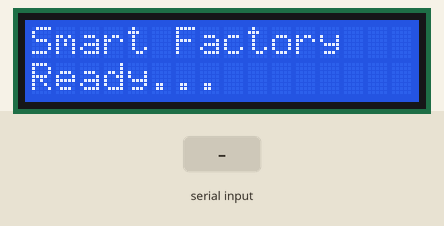
Recording of a sketch running on a simulated Arduino Uno, built with avr-gcc and run on an emulated ATmega328P. On the bench: 16×2 character LCD. The test bench sets the inputs (shaded band). What the sketch prints to the serial monitor is not drawn.

Above: at 1.6 s.
1.7 s: "time\n" received over Serial
At 2.5 s:
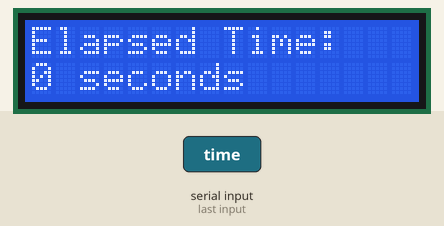
At 3.2 s:
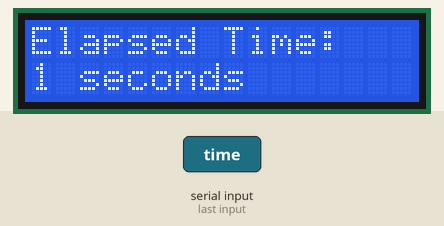
Timing chart, 0 to 4.7 s (numbered marks = the images above; inputs shaded):
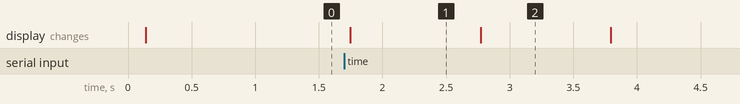

The sketch:

03_lcd1602_i2c.ino
```cpp
/*
 * ========================================
 * LCD1602 I2C 제어 예제
 * ========================================
 *
 * 기능:
 * - 16x2 LCD에 텍스트 표시
 * - I2C 통신으로 간단한 배선
 * - Serial 명령으로 텍스트 변경
 * - 실시간 시간 표시 (초 단위)
 *
 * 하드웨어:
 * - LCD1602 I2C 모듈
 * - 4핀 연결: VCC, GND, SDA, SCL
 *
 * 작성일: 2026-01-30
 */

#include <Wire.h>
#include <LiquidCrystal_I2C.h>

// ========================================
// I2C 주소 정의
// ========================================
// 일반적인 I2C 주소: 0x27 또는 0x3F
// 주소를 모르면 I2C 스캐너로 확인 필요
#define LCD_ADDRESS  0x27

// ========================================
// LCD 크기 정의
// ========================================
#define LCD_COLS  16    // 열 (가로)
#define LCD_ROWS  2     // 행 (세로)

// ========================================
// 전역 변수
// ========================================
LiquidCrystal_I2C lcd(LCD_ADDRESS, LCD_COLS, LCD_ROWS);

unsigned long previousMillis = 0;
unsigned long elapsedSeconds = 0;

String line1Text = "Smart Factory";
String line2Text = "Ready...";

// ========================================
// 초기화 함수
// ========================================
void setup() {
  Serial.begin(9600);
  Serial.println("========================================");
  Serial.println("  LCD1602 I2C 제어 시스템");
  Serial.println("========================================");

  // LCD 초기화
  lcd.init();
  lcd.backlight();  // 백라이트 켜기

  // 초기 메시지 표시
  lcd.clear();
  lcd.setCursor(0, 0);  // 첫 번째 줄
  lcd.print(line1Text);
  lcd.setCursor(0, 1);  // 두 번째 줄
  lcd.print(line2Text);

  Serial.println("[초기화 완료]");
  Serial.println("\n명령어:");
  Serial.println("  line1:텍스트 - 첫 번째 줄 변경");
  Serial.println("  line2:텍스트 - 두 번째 줄 변경");
  Serial.println("  clear - 화면 지우기");
  Serial.println("  time - 시간 표시 모드");
  Serial.println("  backlight:on - 백라이트 켜기");
  Serial.println("  backlight:off - 백라이트 끄기");
  Serial.println("\n예시:");
  Serial.println("  line1:Hello World");
  Serial.println("  line2:Arduino LCD");
  Serial.println("========================================");
}

// ========================================
// 메인 루프
// ========================================
void loop() {
  // Serial 명령 처리
  if (Serial.available() > 0) {
    String command = Serial.readStringUntil('\n');
    command.trim();

    handleCommand(command);
  }

  // 시간 업데이트 (1초마다)
  updateTime();
}

// ========================================
// 명령 처리 함수
// ========================================
void handleCommand(String cmd) {
  Serial.print("[명령 수신] ");
  Serial.println(cmd);

  // line1:텍스트
  if (cmd.startsWith("line1:")) {
    String text = cmd.substring(6);
    updateLine1(text);

  // line2:텍스트
  } else if (cmd.startsWith("line2:")) {
    String text = cmd.substring(6);
    updateLine2(text);

  // clear
  } else if (cmd == "clear") {
    lcd.clear();
    line1Text = "";
    line2Text = "";
    Serial.println("[실행] 화면 지우기");

  // time
  } else if (cmd == "time") {
    displayTimeMode();

  // backlight:on
  } else if (cmd == "backlight:on") {
    lcd.backlight();
    Serial.println("[실행] 백라이트 켜기");

  // backlight:off
  } else if (cmd == "backlight:off") {
    lcd.noBacklight();
    Serial.println("[실행] 백라이트 끄기");

  } else {
    Serial.println("[에러] 알 수 없는 명령어");
  }
}

// ========================================
// 첫 번째 줄 업데이트 함수
// ========================================
void updateLine1(String text) {
  // 16자 제한
  if (text.length() > LCD_COLS) {
    text = text.substring(0, LCD_COLS);
  }

  line1Text = text;

  lcd.setCursor(0, 0);
  lcd.print("                ");  // 기존 텍스트 지우기
  lcd.setCursor(0, 0);
  lcd.print(text);

  Serial.print("[업데이트] 첫 번째 줄: ");
  Serial.println(text);
}

// ========================================
// 두 번째 줄 업데이트 함수
// ========================================
void updateLine2(String text) {
  // 16자 제한
  if (text.length() > LCD_COLS) {
    text = text.substring(0, LCD_COLS);
  }

  line2Text = text;

  lcd.setCursor(0, 1);
  lcd.print("                ");  // 기존 텍스트 지우기
  lcd.setCursor(0, 1);
  lcd.print(text);

  Serial.print("[업데이트] 두 번째 줄: ");
  Serial.println(text);
}

// ========================================
// 시간 표시 모드 함수
// ========================================
void displayTimeMode() {
  Serial.println("[실행] 시간 표시 모드");

  elapsedSeconds = 0;

  lcd.clear();
  lcd.setCursor(0, 0);
  lcd.print("Elapsed Time:");

  // 10초 동안 시간 표시
  for (int i = 0; i < 10; i++) {
    lcd.setCursor(0, 1);
    lcd.print("                ");  // 지우기
    lcd.setCursor(0, 1);
    lcd.print(i);
    lcd.print(" seconds");

    delay(1000);
  }

  // 원래 텍스트로 복원
  lcd.clear();
  lcd.setCursor(0, 0);
  lcd.print(line1Text);
  lcd.setCursor(0, 1);
  lcd.print(line2Text);

  Serial.println("[완료] 시간 표시 종료");
}

// ========================================
// 시간 업데이트 함수 (비동기)
// ========================================
void updateTime() {
  unsigned long currentMillis = millis();

  // 1초마다 업데이트
  if (currentMillis - previousMillis >= 1000) {
    previousMillis = currentMillis;
    elapsedSeconds++;

    // 시간 표시가 활성화된 경우에만 업데이트
    // (추후 확장 가능)
  }
}

// ========================================
// I2C 주소 스캔 함수 (디버깅용)
// ========================================
void scanI2C() {
  Serial.println("[I2C 스캔 시작]");

  byte error, address;
  int deviceCount = 0;

  for (address = 1; address < 127; address++) {
    Wire.beginTransmission(address);
    error = Wire.endTransmission();

    if (error == 0) {
      Serial.print("I2C 장치 발견: 0x");
      if (address < 16) {
        Serial.print("0");
      }
      Serial.println(address, HEX);
      deviceCount++;
    }
  }

  if (deviceCount == 0) {
    Serial.println("[에러] I2C 장치를 찾을 수 없습니다");
  } else {
    Serial.print("[완료] ");
    Serial.print(deviceCount);
    Serial.println("개의 I2C 장치 발견");
  }
}
```

Measured:
- after the input at 1.7 s, the display: changes after 0.05 s (image 1)
- what the display in image 1 shows lasts 1.1 s, from 1.7 s to 2.8 s
